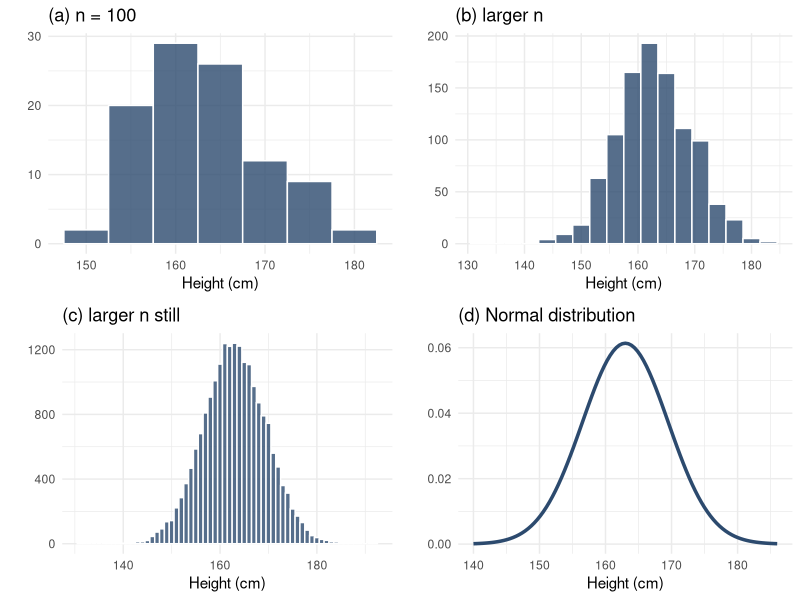
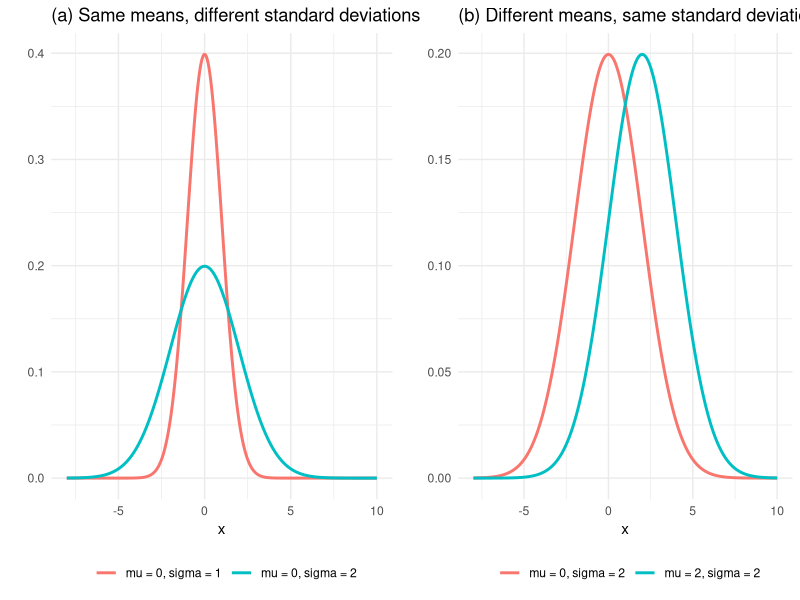
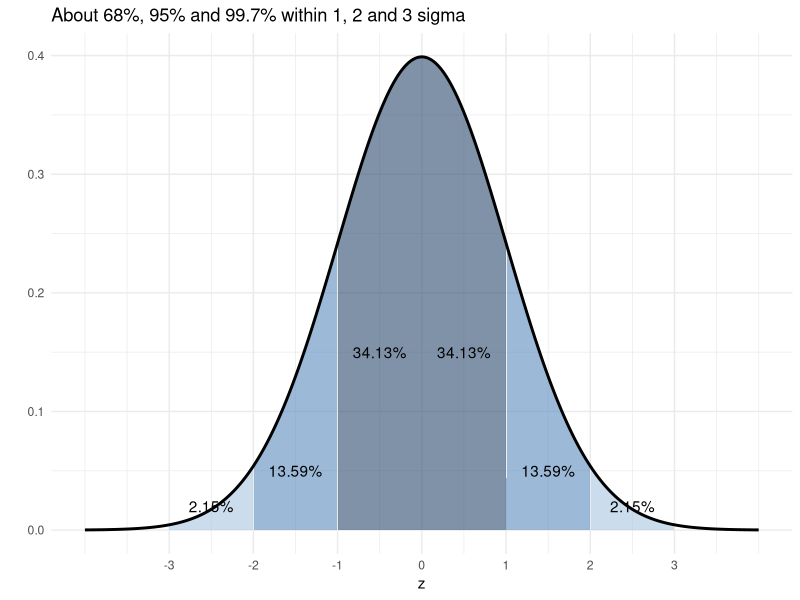
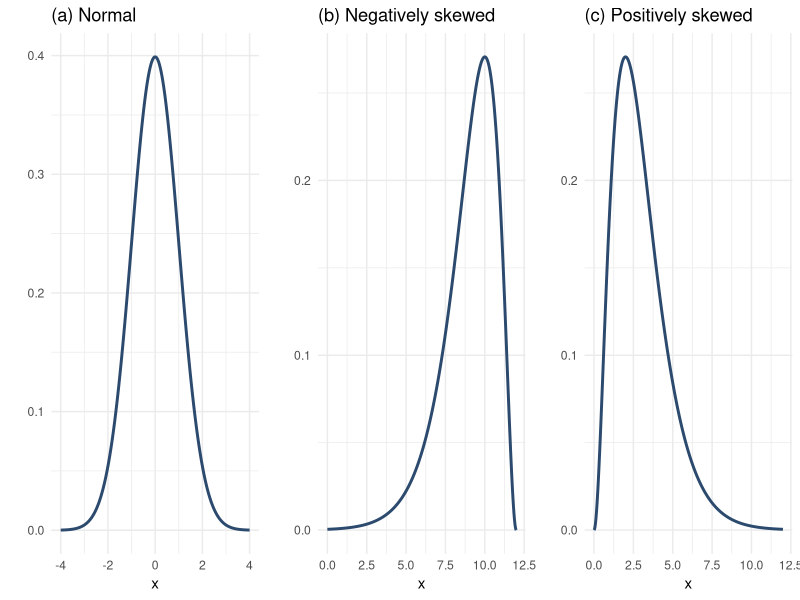
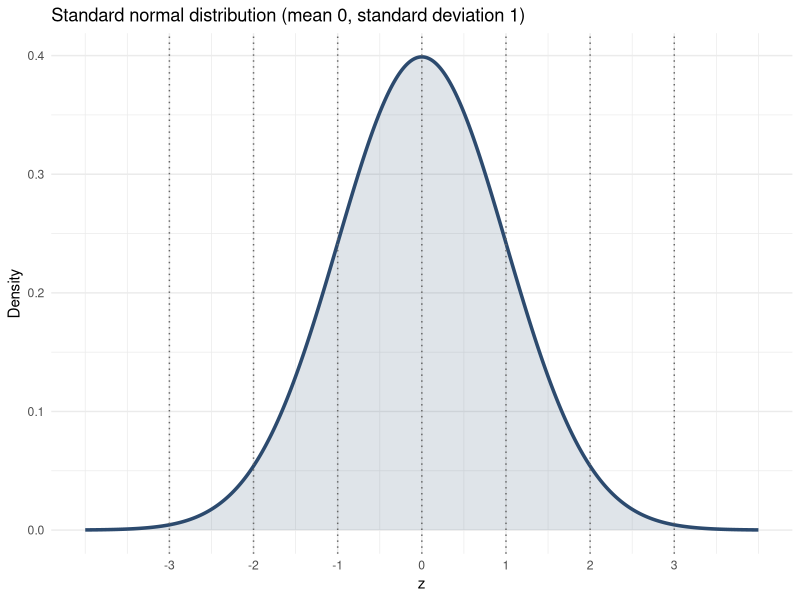
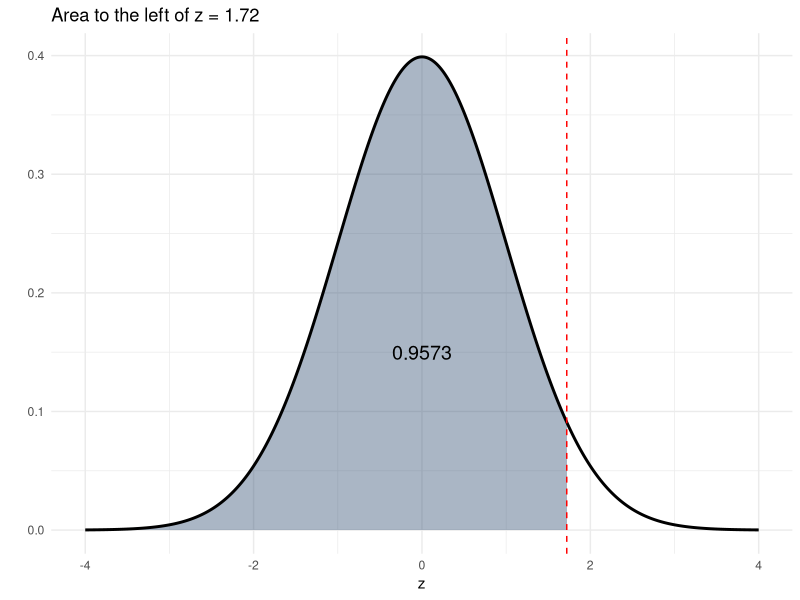
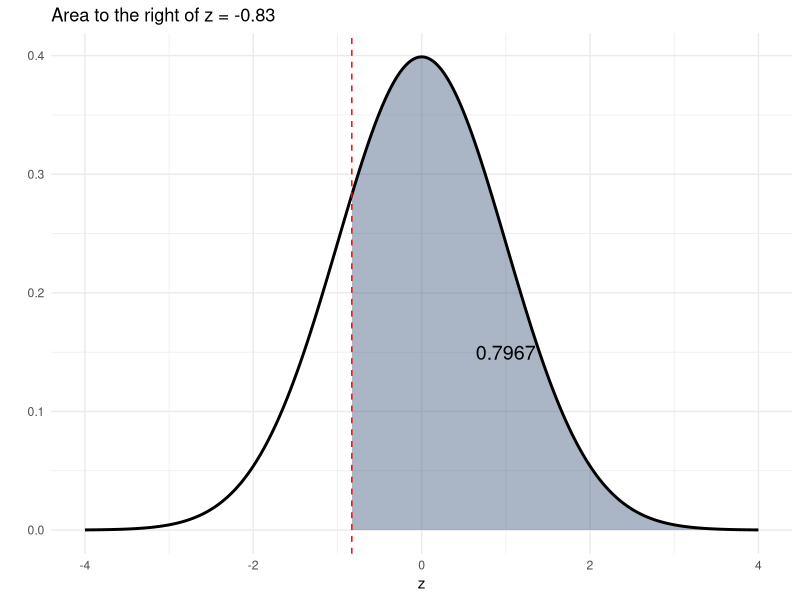
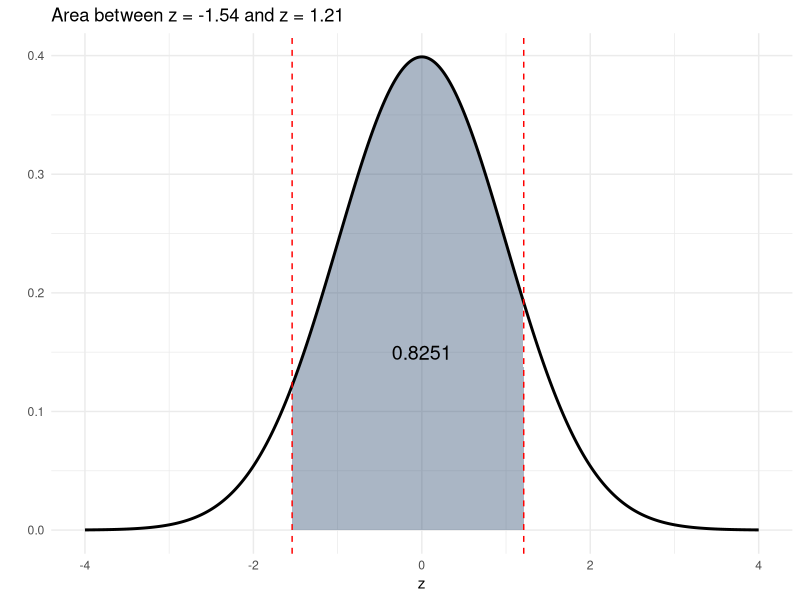

Source code (R) for these figures, in order:
## ---- chunk 1
library(tidyverse)
library(ggplot2)
library(gridExtra)
knitr::opts_chunk$set(echo = TRUE, warning = FALSE, message = FALSE)
## ---- chunk 2
set.seed(6)
heights <- rnorm(100000, mean = 163, sd = 6.5)
height_hist <- function(n_obs, bin_width, title)
  ggplot(data.frame(height = heights[1:n_obs]), aes(height)) +
  geom_histogram(binwidth = bin_width, fill = "#2c4a6e",
                 colour = "white", alpha = 0.8) +
  labs(title = title, x = "Height (cm)", y = "") + theme_minimal()
## ---- chunk 3
normal_panel <- ggplot(data.frame(height = c(140, 186)), aes(height)) +
  stat_function(fun = dnorm, args = list(mean = 163, sd = 6.5),
                colour = "#2c4a6e", linewidth = 1.2) +
  labs(title = "(d) Normal distribution", x = "Height (cm)", y = "") +
  theme_minimal()
grid.arrange(height_hist(100, 5, "(a) n = 100"),
             height_hist(1000, 3, "(b) larger n"),
             height_hist(20000, 1, "(c) larger n still"),
             normal_panel, ncol = 2)
## ---- chunk 4
normal_curve_df <- function(mu, sigma, label) {
  x <- seq(-8, 10, length.out = 400)
  data.frame(x = x, density = dnorm(x, mu, sigma), label = label)
}
same_mean <- rbind(normal_curve_df(0, 1, "mu = 0, sigma = 1"),
                   normal_curve_df(0, 2, "mu = 0, sigma = 2"))
same_sd <- rbind(normal_curve_df(0, 2, "mu = 0, sigma = 2"),
                 normal_curve_df(2, 2, "mu = 2, sigma = 2"))
shape_panel <- function(curves, title)
  ggplot(curves, aes(x, density, colour = label)) + geom_line(linewidth = 1) +
  labs(title = title, x = "x", y = "", colour = "") +
  theme_minimal() + theme(legend.position = "bottom")
grid.arrange(
  shape_panel(same_mean, "(a) Same means, different standard deviations"),
  shape_panel(same_sd, "(b) Different means, same standard deviations"),
  ncol = 2)
## ---- chunk 5
z_grid <- seq(-4, 4, length.out = 800)
normal_curve <- data.frame(z = z_grid, density = dnorm(z_grid))
shade <- function(lower, upper, fill)
  geom_area(data = filter(normal_curve, z >= lower, z <= upper),
            fill = fill, alpha = 0.6)
ggplot(normal_curve, aes(z, density)) +
  shade(-1, 1, "#2c4a6e") + shade(1, 2, "#5b8bbd") + shade(-2, -1, "#5b8bbd") +
  shade(2, 3, "#a9c6e0") + shade(-3, -2, "#a9c6e0") +
  geom_line(linewidth = 1) +
  annotate("text", x = c(-0.5, 0.5), y = 0.15, label = "34.13%") +
  annotate("text", x = c(-1.5, 1.5), y = 0.05, label = "13.59%") +
  annotate("text", x = c(-2.5, 2.5), y = 0.02, label = "2.15%") +
  scale_x_continuous(breaks = -3:3) +
  labs(title = "About 68%, 95% and 99.7% within 1, 2 and 3 sigma",
       x = "z", y = "") + theme_minimal()
## ---- chunk 6
skewed_panel <- function(shape, title, mirror = FALSE) {
  x <- seq(0.001, 12, length.out = 400)
  density <- dgamma(x, shape = shape, rate = 1)
  if (mirror) x <- max(x) - x
  ggplot(data.frame(x, density), aes(x, density)) +
    geom_line(colour = "#2c4a6e", linewidth = 1) +
    labs(title = title, x = "x", y = "") + theme_minimal()
}
symmetric_panel <- ggplot(normal_curve, aes(z, density)) +
  geom_line(colour = "#2c4a6e", linewidth = 1) +
  labs(title = "(a) Normal", x = "x", y = "") + theme_minimal()
grid.arrange(symmetric_panel, skewed_panel(3, "(b) Negatively skewed", TRUE),
             skewed_panel(3, "(c) Positively skewed"), ncol = 3)
## ---- chunk 7
ggplot(normal_curve, aes(z, density)) +
  geom_area(fill = "#2c4a6e", alpha = 0.15) +
  geom_line(colour = "#2c4a6e", linewidth = 1.2) +
  geom_vline(xintercept = -3:3, linetype = "dotted", colour = "grey40") +
  scale_x_continuous(breaks = -3:3) +
  labs(title = "Standard normal distribution (mean 0, standard deviation 1)",
       x = "z", y = "Density") + theme_minimal()
## ---- chunk 8
round(pnorm(1.58), 4)   # the Table A-4 entry for z = 1.58
## ---- chunk 9
round(pnorm(1.72), 4)
## ---- chunk 10
ggplot(normal_curve, aes(z, density)) +
  geom_area(data = filter(normal_curve, z <= 1.72),
            fill = "#2c4a6e", alpha = 0.4) +
  geom_line(linewidth = 1) +
  geom_vline(xintercept = 1.72, linetype = "dashed", colour = "red") +
  annotate("text", x = 0, y = 0.15, label = "0.9573", size = 5) +
  labs(title = "Area to the left of z = 1.72", x = "z", y = "") +
  theme_minimal()
## ---- chunk 11
round(pnorm(-0.83), 4)
round(pnorm(-0.83, lower.tail = FALSE), 4)
## ---- chunk 12
ggplot(normal_curve, aes(z, density)) +
  geom_area(data = filter(normal_curve, z >= -0.83),
            fill = "#2c4a6e", alpha = 0.4) +
  geom_line(linewidth = 1) +
  geom_vline(xintercept = -0.83, linetype = "dashed", colour = "red") +
  annotate("text", x = 1, y = 0.15, label = "0.7967", size = 5) +
  labs(title = "Area to the right of z = -0.83", x = "z", y = "") +
  theme_minimal()
## ---- chunk 13
round(pnorm(1.21) - pnorm(-1.54), 4)
## ---- chunk 14
ggplot(normal_curve, aes(z, density)) +
  geom_area(data = filter(normal_curve, z >= -1.54, z <= 1.21),
            fill = "#2c4a6e", alpha = 0.4) +
  geom_line(linewidth = 1) +
  geom_vline(xintercept = c(-1.54, 1.21), linetype = "dashed",
             colour = "red") +
  annotate("text", x = 0, y = 0.15, label = "0.8251", size = 5) +
  labs(title = "Area between z = -1.54 and z = 1.21", x = "z", y = "") +
  theme_minimal()
## ---- chunk 15
round(pnorm(2.14) - pnorm(0), 4)
round(pnorm(1.35), 4)
round(pnorm(2.27, lower.tail = FALSE), 4)
## ---- chunk 16
round(qnorm(0.5000 + 0.3078), 2)
## ---- chunk 17
delivery_mean <- 27
delivery_sd <- 4
round(pnorm(32, mean = delivery_mean, sd = delivery_sd), 4)
## ---- chunk 18
normal_density_df <- function(mu, sigma) {
  x <- seq(mu - 4 * sigma, mu + 4 * sigma, length.out = 400)
  data.frame(x = x, density = dnorm(x, mu, sigma))
}
delivery_curve <- normal_density_df(delivery_mean, delivery_sd)
delivery_plot <- ggplot(delivery_curve, aes(x, density)) +
  geom_area(data = filter(delivery_curve, x <= 32),
            fill = "#2c4a6e", alpha = 0.4) +
  geom_line(linewidth = 1) +
  geom_vline(xintercept = 32, linetype = "dashed", colour = "red") +
  annotate("text", x = 24, y = 0.03, label = "0.8944", size = 5) +
  labs(title = "Delivery time: P(X < 32)", x = "Minutes", y = "") +
  theme_minimal()
## ---- chunk 19
delivery_plot
## ---- chunk 20
order_mean <- 1200
order_sd <- 150
round(pnorm(1425, order_mean, order_sd) - pnorm(1050, order_mean, order_sd), 4)
## ---- chunk 21
round(pnorm(1380, order_mean, order_sd, lower.tail = FALSE), 4)
## ---- chunk 22
order_curve <- normal_density_df(order_mean, order_sd)
between_plot <- ggplot(order_curve, aes(x, density)) +
  geom_area(data = filter(order_curve, x >= 1050, x <= 1425),
            fill = "#2c4a6e", alpha = 0.4) +
  geom_line(linewidth = 1) +
  labs(title = "(a) P(1050 < X < 1425) = 0.7745", x = "NT dollars", y = "") +
  theme_minimal()
upper_plot <- ggplot(order_curve, aes(x, density)) +
  geom_area(data = filter(order_curve, x >= 1380),
            fill = "#c0392b", alpha = 0.4) +
  geom_line(linewidth = 1) +
  labs(title = "(b) P(X > 1380) = 0.1151", x = "NT dollars", y = "") +
  theme_minimal()
## ---- chunk 23
grid.arrange(between_plot, upper_plot, ncol = 2)
## ---- chunk 24
picking_mean <- 6.4
picking_sd <- 0.8
fast_share <- pnorm(5.8, mean = picking_mean, sd = picking_sd)
round(fast_share, 4)
round(60 * fast_share, 2)
## ---- chunk 25
orders_mean <- 480
orders_sd <- 60
cutoff_z <- qnorm(0.90)
round(cutoff_z, 4)
round(cutoff_z * orders_sd + orders_mean, 2)
## ---- chunk 26
passenger_mean <- 48
passenger_sd <- 5
round(qnorm(0.20), 4)
round(qnorm(0.20) * passenger_sd + passenger_mean, 2)
## ---- chunk 27
middle_bounds <- qnorm(c(0.20, 0.80)) * passenger_sd + passenger_mean
round(middle_bounds, 2)
## ---- chunk 28
lead_days <- c(12, 21, 26, 33, 35, 38, 42, 45, 47,
               49, 52, 56, 59, 63, 68, 74, 81, 93)
lead_breaks <- seq(9.5, 99.5, by = 15)
lead_labels <- c("10-24", "25-39", "40-54", "55-69", "70-84", "85-99")
lead_freq <- data.frame(
  Class = lead_labels,
  Frequency = as.integer(table(cut(lead_days, lead_breaks, labels = lead_labels))))
knitr::kable(lead_freq, align = "c")
## ---- chunk 29
ggplot(data.frame(lead_days), aes(lead_days)) +
  geom_histogram(breaks = lead_breaks, fill = "#2c4a6e", colour = "white") +
  scale_x_continuous(breaks = lead_breaks) +
  labs(title = "Histogram for Example 6-11", x = "Days", y = "Frequency") +
  theme_minimal()
## ---- chunk 30
round(c(mean = mean(lead_days), median = median(lead_days), s = sd(lead_days)), 2)
round(3 * (mean(lead_days) - median(lead_days)) / sd(lead_days), 3)
lead_quartiles <- quantile(lead_days, c(0.25, 0.75))
round(c(lead_quartiles, IQR = IQR(lead_days)), 2)
round(lead_quartiles + c(-1.5, 1.5) * IQR(lead_days), 2)
## ---- chunk 31
customers <- c(142,  95, 131, 152, 108, 145,
               149,  25, 139, 118, 151, 135,
               125,  60, 147,  78,  42)
customer_breaks <- seq(24.5, 174.5, by = 25)
customer_labels <- c("25-49", "50-74", "75-99", "100-124", "125-149", "150-174")
customer_freq <- data.frame(
  Class = customer_labels,
  Frequency = as.integer(table(cut(customers, customer_breaks,
                                   labels = customer_labels))))
knitr::kable(customer_freq, align = "c")
## ---- chunk 32
ggplot(data.frame(customers), aes(customers)) +
  geom_histogram(breaks = customer_breaks, fill = "#2c4a6e", colour = "white") +
  scale_x_continuous(breaks = customer_breaks) +
  labs(title = "Histogram for Example 6-12", x = "Customers", y = "Frequency") +
  theme_minimal()
## ---- chunk 33
round(c(mean = mean(customers), median = median(customers), s = sd(customers)), 2)
round(3 * (mean(customers) - median(customers)) / sd(customers), 2)
customer_quartiles <- quantile(customers, c(0.25, 0.75))
round(c(customer_quartiles, IQR = IQR(customers)), 2)
round(customer_quartiles + c(-1.5, 1.5) * IQR(customers), 2)
## ---- chunk 34
quantile_plot <- function(values, title)
  ggplot(data.frame(values), aes(sample = values)) +
  stat_qq(colour = "#2c4a6e") + stat_qq_line(colour = "red") +
  labs(title = title, x = "Theoretical quantiles (z)",
       y = "Sample quantiles") + theme_minimal()
grid.arrange(quantile_plot(lead_days, "Example 6-11: supplier lead times"),
             quantile_plot(customers, "Example 6-12: customers served"), ncol = 2)
## ---- chunk 35
quiz_scores <- c(3, 5, 7, 9)
population_mean <- mean(quiz_scores)
population_sd <- sqrt(mean((quiz_scores - population_mean)^2))
round(c(mean = population_mean, sd = population_sd), 3)
## ---- chunk 36
sample_pairs <- expand.grid(first = quiz_scores, second = quiz_scores)
sample_pairs$sample_mean <- rowMeans(sample_pairs[c("first", "second")])
knitr::kable(as.data.frame(table(Mean = sample_pairs$sample_mean)), align = "c")
## ---- chunk 37
ggplot(sample_pairs, aes(sample_mean)) +
  geom_bar(fill = "#2c4a6e", width = 0.6) +
  scale_x_continuous(breaks = 3:9) +
  labs(title = "Figure 6-33: distribution of sample means",
       x = "Sample mean", y = "Frequency") + theme_minimal()
## ---- chunk 38
mean(sample_pairs$sample_mean)
round(sqrt(mean((sample_pairs$sample_mean - population_mean)^2)), 3)
round(population_sd / sqrt(2), 3)
## ---- chunk 39
set.seed(42)
skewed_means <- function(n)                # rate = 0.5 gives a skewed population
  data.frame(sample_mean = colMeans(matrix(rexp(n * 2000, rate = 0.5), nrow = n)),
             size = paste("n =", n))
simulation <- bind_rows(skewed_means(2), skewed_means(10), skewed_means(30))
ggplot(simulation, aes(sample_mean)) +
  geom_histogram(bins = 40, fill = "#2c4a6e", colour = "white") +
  facet_wrap(~ factor(size, levels = c("n = 2", "n = 10", "n = 30")),
             scales = "free") +
  labs(title = "Sample means approach normality as n increases",
       x = "Sample mean", y = "Frequency") + theme_minimal()
## ---- chunk 40
call_mean <- 4.5
call_sd <- 1.25
call_se <- call_sd / sqrt(25)
call_se
round(pnorm(5.0, call_mean, call_se, lower.tail = FALSE), 4)
## ---- chunk 41
parcel_mean <- 120
parcel_se <- 18 / sqrt(36)
parcel_se
round(pnorm(123, parcel_mean, parcel_se) - pnorm(114, parcel_mean, parcel_se), 4)
## ---- chunk 42
clearance_mean <- 3.2
clearance_sd <- 0.5
round(pnorm(3.3, clearance_mean, clearance_sd), 4)
## ---- chunk 43
clearance_se <- clearance_sd / sqrt(36)
round(clearance_se, 4)
round(pnorm(3.3, clearance_mean, clearance_se), 4)
## ---- chunk 44
binomial_shapes <- rbind(
  data.frame(x = 0:10, probability = dbinom(0:10, 10, 0.3),
             label = "n = 10, p = 0.3 (np = 3)"),
  data.frame(x = 0:10, probability = dbinom(0:10, 10, 0.5),
             label = "n = 10, p = 0.5 (np = 5, nq = 5)"))
ggplot(binomial_shapes, aes(x, probability)) +
  geom_col(fill = "#2c4a6e", width = 0.7) + facet_wrap(~ label) +
  labs(title = "Figure 6-39: binomial distribution and a normal distribution",
       x = "X", y = "P(X)") + theme_minimal()
## ---- chunk 45
n_buyers <- 150
p_pickup <- 0.30
mu <- n_buyers * p_pickup
sigma <- sqrt(n_buyers * p_pickup * (1 - p_pickup))
c(np = mu, nq = n_buyers * (1 - p_pickup), sigma = round(sigma, 2))
round(pnorm(52.5, mu, sigma) - pnorm(51.5, mu, sigma), 4)
round(dbinom(52, n_buyers, p_pickup), 4)
## ---- chunk 46
n_orders <- 240
p_return <- 0.15
mu <- n_orders * p_return
sigma <- sqrt(n_orders * p_return * (1 - p_return))
c(np = mu, nq = n_orders * (1 - p_return), sigma = round(sigma, 2))
round(pnorm(23.5, mu, sigma, lower.tail = FALSE), 4)
round(pbinom(23, n_orders, p_return, lower.tail = FALSE), 4)
## ---- chunk 47
n_shoppers <- 120
p_wallet <- 0.45
mu <- n_shoppers * p_wallet
sigma <- sqrt(n_shoppers * p_wallet * (1 - p_wallet))
c(np = mu, nq = n_shoppers * (1 - p_wallet), sigma = round(sigma, 2))
round(pnorm(48.5, mu, sigma), 4)
round(pbinom(48, n_shoppers, p_wallet), 4)
## ---- chunk 48
n_trials <- 12
p_success <- 0.5
mu <- n_trials * p_success
sigma <- sqrt(n_trials * p_success * (1 - p_success))
c(np = mu, nq = n_trials * (1 - p_success), sigma = round(sigma, 2))
round(dbinom(8, n_trials, p_success), 4)
round(pnorm(8.5, mu, sigma) - pnorm(7.5, mu, sigma), 4)
